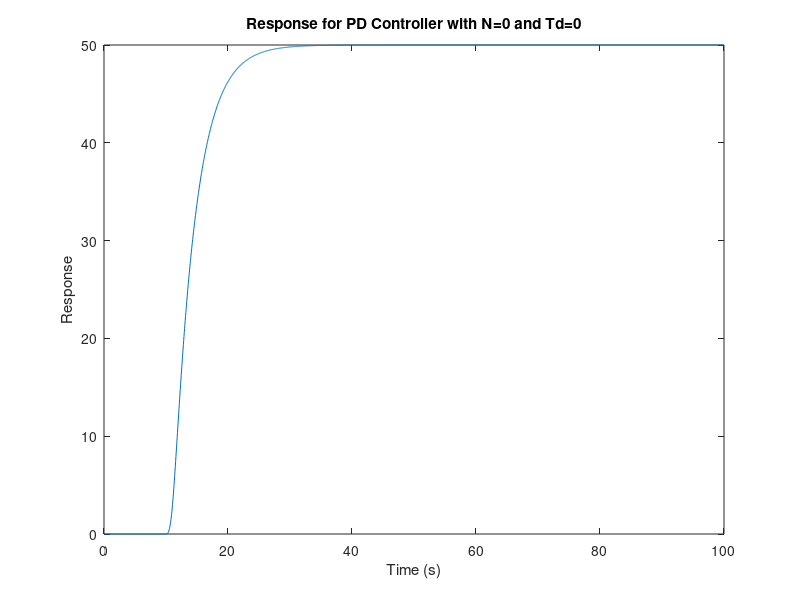
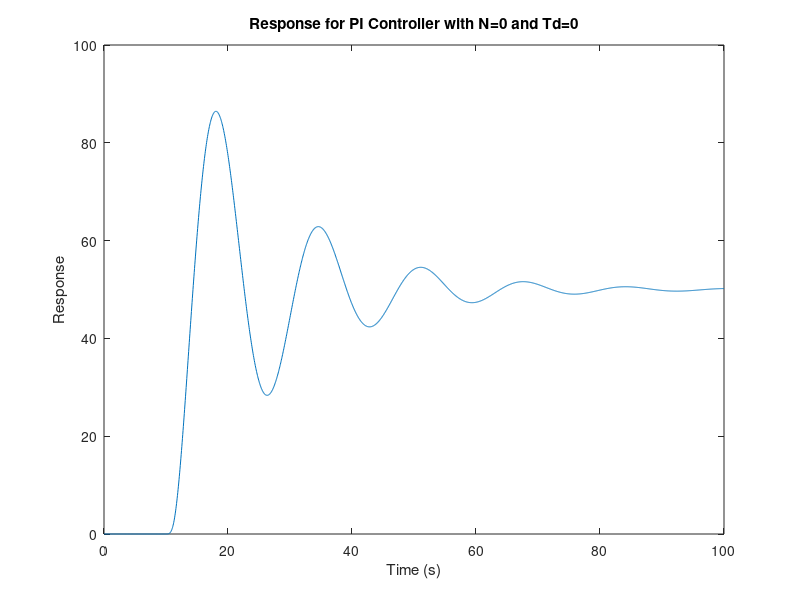
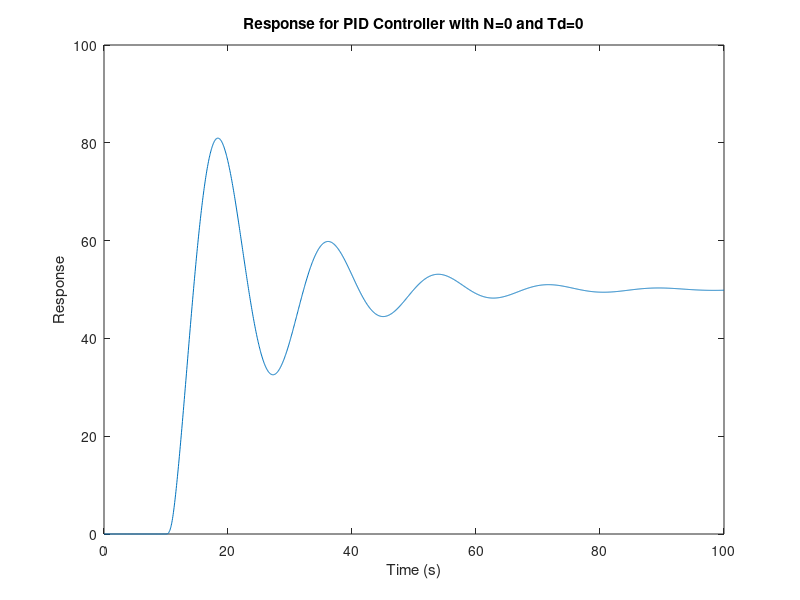
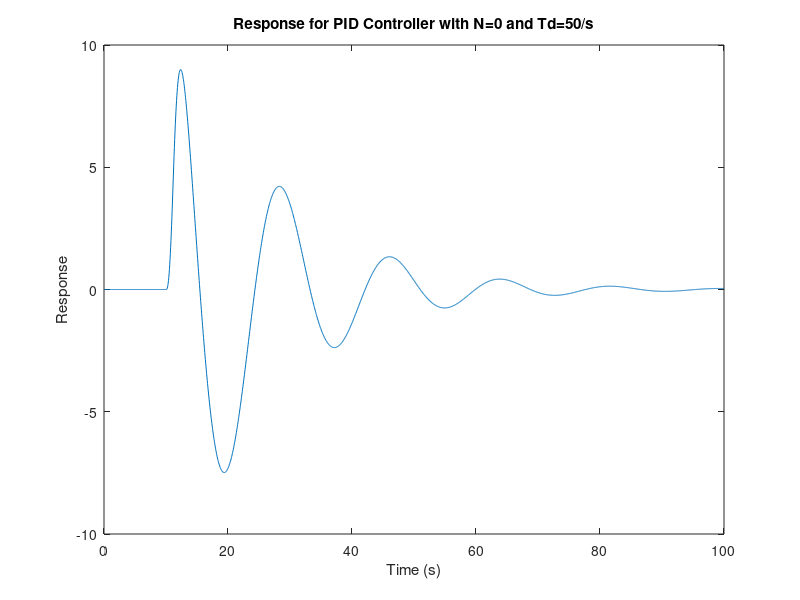

The MATLAB script that drew these images, in order:
clc;clear;close all;

% 参数
Kp = 1;
Ki = 0.5;
Kd = 0.5;
p = 2;
t = 0:0.05:100;  % 定义时间区间

% PID function
n = [Kd, Kp, Ki];  %分子多项式系数向量
d = [1 0];  %分母多项式向量
gc_pid = tf(n, d); % 构建传递函数对象

% PD function
n = [Kd, Kp, 0];  %分子多项式系数向量
d = [1 0];  %分母多项式向量
gc_pd = tf(n, d);% 构建传递函数对象

% PI function
n = [0, Kp, Ki];  %分子多项式系数向量
d = [1 0];  %分母多项式向量
gc_pi = tf(n, d);% 构建传递函数对象

% Pump Function
n = [1 0];  % s
gp = tf(1, n);

% Patient Function
n = [1, 2*p, p*p];
g = tf(1, n);

% H(s)
H = tf(1, 1);

% --------------------------------------
%     gc = 1;
%     gc = gc_pi;
%     gc = gc_pd;
%     gc = gc_pid;
% --------------------------------------


% --------------case 1.1.1 :  PD  ------------------
% N(s) = 0;  Td(s) = 0;
gc = gc_pd;

% 传递函数
fai_r = (gc*gp*g)/(1+H*gc*gp*g);
fai_Td = (g)/(1+H*gc*gp*g);
fai_n = (H*gc*gp*g)/(1+H*gc*gp*g);

% r = ones(size(t)) * 10;% 创建r序列
num = 50;
r = zeros(size(t));  % 初始化为全零
r(t > 10 & t <= 11) = r(t > 10 & t <= 11) + (max(0, min((t(t > 10 & t <= 11) - 10), 1)) * num);
r(t > 11) = num;

n = zeros(size(t));  % 创建n序列 
Td = zeros(size(t));  % 创建Td序列

output_r = lsim(fai_r, r, t);  % 对应fai_r的输出
output_Td = lsim(fai_Td, Td, t);  % 对应fai_Td的输出
output_n = lsim(fai_n, n, t);   % 对应fai_n的输出
output = output_r + output_Td + output_n; % 得到总输出 

figure;
plot(t, output);  % 画出时域图像
title('Response for PD Controller with N=0 and Td=0')
xlabel('Time (s)')
ylabel('Response')



% --------------case 1.1.2 :  PI  ------------------
% N(s) = 0;  Td(s) = 0;
gc = gc_pi;

% 传递函数
fai_r = (gc*gp*g)/(1+H*gc*gp*g);
fai_Td = (g)/(1+H*gc*gp*g);
fai_n = (H*gc*gp*g)/(1+H*gc*gp*g);

% % r = ones(size(t)) * 10;  % 创建r序列
num = 50;
r = zeros(size(t));  % 初始化为全零
r(t > 10 & t <= 11) = r(t > 10 & t <= 11) + (max(0, min((t(t > 10 & t <= 11) - 10), 1)) * num);
r(t > 11) = num;

n = zeros(size(t));  % 创建n序列 
Td = zeros(size(t));  % 创建Td序列

output_r = lsim(fai_r, r, t);  % 对应fai_r的输出
output_Td = lsim(fai_Td, Td, t);  % 对应fai_Td的输出
output_n = lsim(fai_n, n, t);   % 对应fai_n的输出
output = output_r + output_Td + output_n; % 得到总输出 

figure;
plot(t, output);  % 画出时域图像
title('Response for PI Controller with N=0 and Td=0')
xlabel('Time (s)')
ylabel('Response')


% --------------case 1.2 :  PID  ------------------
% N(s) = 0;  Td(s) = 0;
gc = gc_pid;

% 传递函数
fai_r = (gc*gp*g)/(1+H*gc*gp*g);
fai_Td = (g)/(1+H*gc*gp*g);
fai_n = (H*gc*gp*g)/(1+H*gc*gp*g);

% r = ones(size(t)) * 0;  % 创建r序列
num = 50;
r = zeros(size(t));  % 初始化为全零
r(t > 10 & t <= 11) = r(t > 10 & t <= 11) + (max(0, min((t(t > 10 & t <= 11) - 10), 1)) * num);
r(t > 11) = num;

n = zeros(size(t));  % 创建n序列 
Td = zeros(size(t));  % 创建Td序列

output_r = lsim(fai_r, r, t);  % 对应fai_r的输出
output_Td = lsim(fai_Td, Td, t);  % 对应fai_Td的输出
output_n = lsim(fai_n, n, t);   % 对应fai_n的输出
output = output_r + output_Td + output_n; % 得到总输出 

figure;
plot(t, output);  % 画出时域图像
title('Response for PID Controller with N=0 and Td=0')
xlabel('Time (s)')
ylabel('Response')


% --------------case 2 :  PID with Noise  ------------------
% N(s) = 0;  Td(s) = 50/s;
gc = gc_pid;

% 传递函数
fai_r = (gc*gp*g)/(1+H*gc*gp*g);
fai_Td = (g)/(1+H*gc*gp*g);
fai_n = (H*gc*gp*g)/(1+H*gc*gp*g);

r = ones(size(t)) * 0;  % 创建r序列
n = zeros(size(t));  % 创建n序列 
% 创建Td序列
num = 50;
Td = zeros(size(t));  % 初始化为全零
Td(t > 10 & t <= 11) = Td(t > 10 & t <= 11) + (max(0, min((t(t > 10 & t <= 11) - 10), 1)) * num);
Td(t > 11) = num; 

output_r = lsim(fai_r, r, t);  % 对应fai_r的输出
output_Td = lsim(fai_Td, Td, t);  % 对应fai_Td的输出
output_n = lsim(fai_n, n, t);   % 对应fai_n的输出
output = output_r + output_Td + output_n; % 得到总输出 

figure;
plot(t, output);  % 画出时域图像
title('Response for PID Controller with N=0 and Td=50/s')
xlabel('Time (s)')
ylabel('Response')










% % 创建r序列
% % r = ones(size(t)) * 10;
% r = zeros(size(t));
% 
% % 创建n序列
% n = zeros(size(t));  % 初始化为全零
% % n(t > 30 & t <= 31) = n(t > 30 & t <= 31) + (max(0, min((t(t > 30 & t <= 31) - 30), 1)) * 10);
% % n(t > 31) = 10;
% 
% % 创建Td序列
% num = 50;
% Td = zeros(size(t));  % 初始化为全零
% Td(t > 10 & t <= 11) = Td(t > 10 & t <= 11) + (max(0, min((t(t > 10 & t <= 11) - 10), 1)) * num);
% Td(t > 11) = num;
% 
% 
% output_r = lsim(fai_r, r, t);  % 对应fai_r的输出
% output_Td = lsim(fai_Td, Td, t);  % 对应fai_Td的输出
% output_n = lsim(fai_n, n, t);   % 对应fai_n的输出
% 
% % 得到总输出
% output = output_r + output_Td + output_n;  
% 
% plot(t, output);  % 画出时域图像



